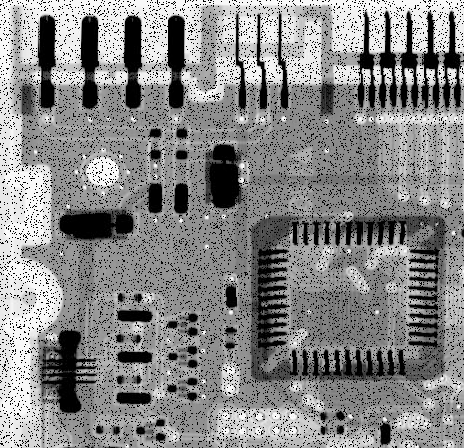
%> input picture exp2/IMG-2/05.tif, 464 x 448 px
$ octave m11_filter.m   (GNU Octave 9; MATLAB toolbox functions it lacks are replaced by stand-ins)
%> lines starting %> are read from the running program, lines starting %| are printed output that depends on the picture
% 滤波处理

image_init = imread('./IMG-2/05.tif');
%> image_init is the input picture: size 448x464 uint8; min 0, max 255, mean 135.7
n = ndims(image_init);
%> n = 2
if n > 2
    image = rgb2grad(image_init);
else
    image = image_init;
end

q = 3;
g = im2double(image);
ft = imfilter(g.^(q+1), ones(5,5), 'replicate');
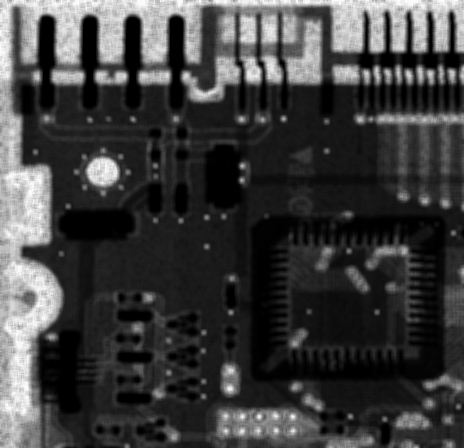
%> ft: size 448x464 double; min 0, max 22.78, mean 5.6; drawn with min black and max white
ft = ft./(imfilter(g.^q, ones(5,5), 'replicate') + eps);
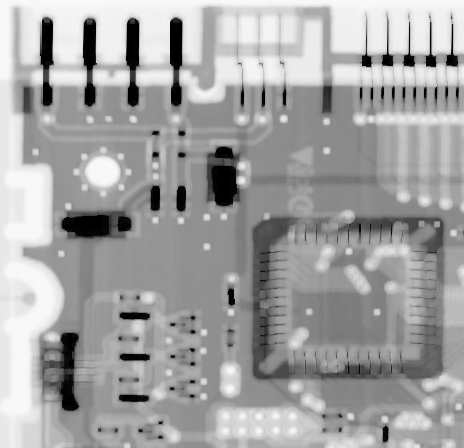
%> ft: size 448x464 double; min 0, max 0.978, mean 0.641
image_filter_replicate = im2uint8(ft);

subplot(1, 2, 1)
imshow(image),title("原图像");
subplot(1, 2, 2)
imshow(image_filter_replicate),title("滤波后图像");

$ run again, with exp2/IMG-2/03.tif copied over exp2/IMG-2/05.tif
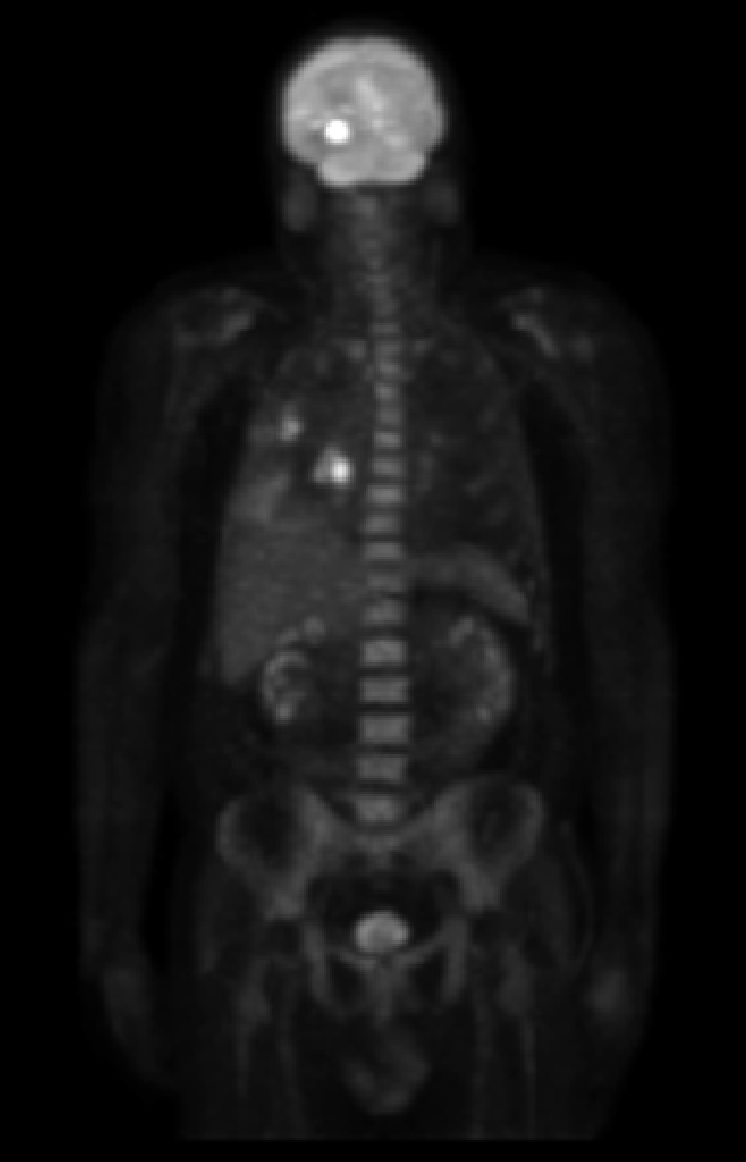
%> input picture exp2/IMG-2/03.tif, 746 x 1162 px
%> image_init is the input picture: size 1162x746 uint8; min 0, max 255, mean 19.4
%> `ft = imfilter(g.^(q+1), ones(5,5), 'replicate');`:
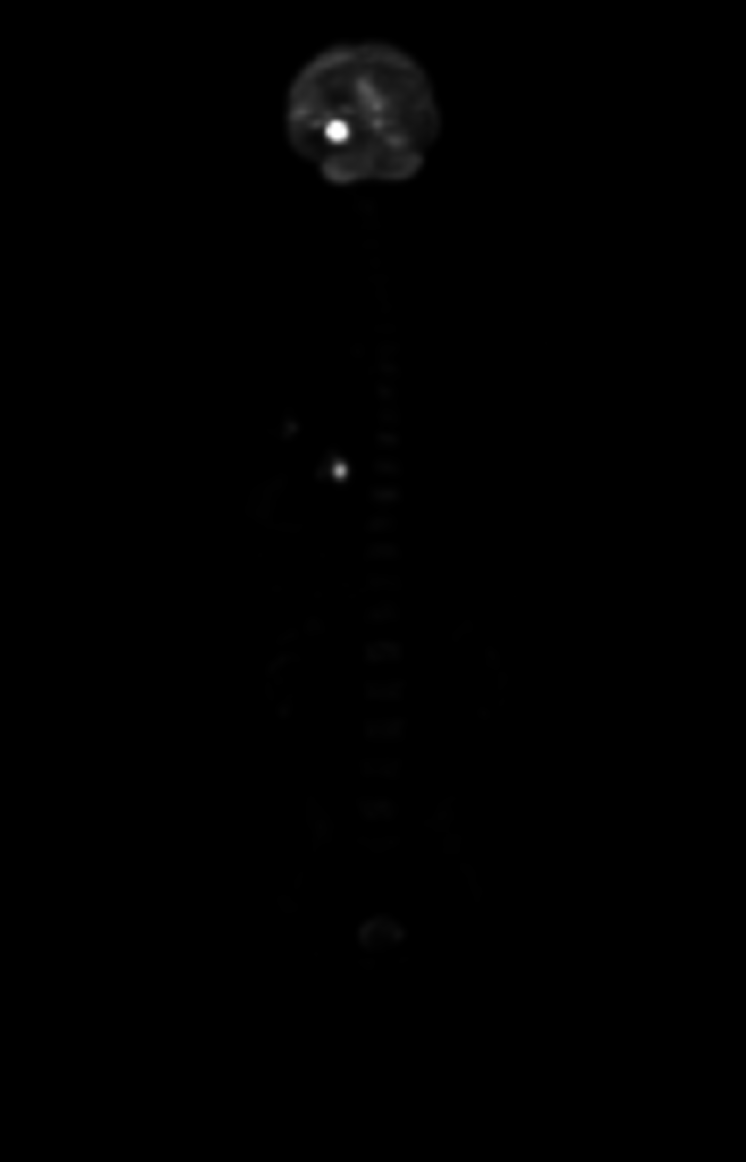
%> ft: size 1162x746 double; min 0, max 25, mean 0.1; drawn with min black and max white

$ run again, with exp2/IMG-2/06.tif copied over exp2/IMG-2/05.tif
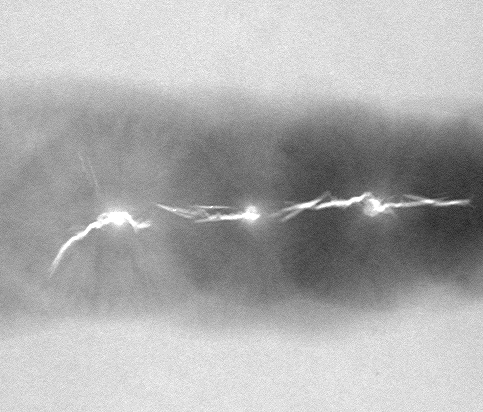
%> input picture exp2/IMG-2/06.tif, 483 x 412 px
%> image_init is the input picture: size 412x483 uint8; min 33, max 255, mean 173.3
%> `ft = imfilter(g.^(q+1), ones(5,5), 'replicate');`:
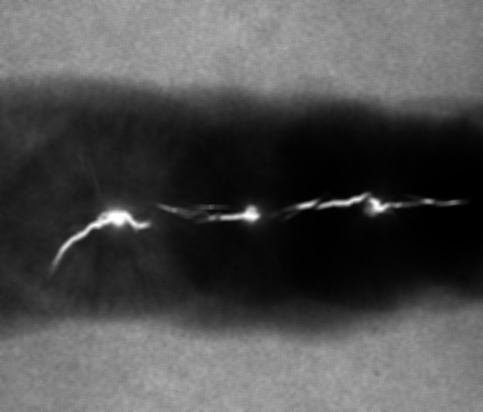
%> ft: size 412x483 double; min 0.0419, max 25, mean 7.7; drawn with min black and max white
